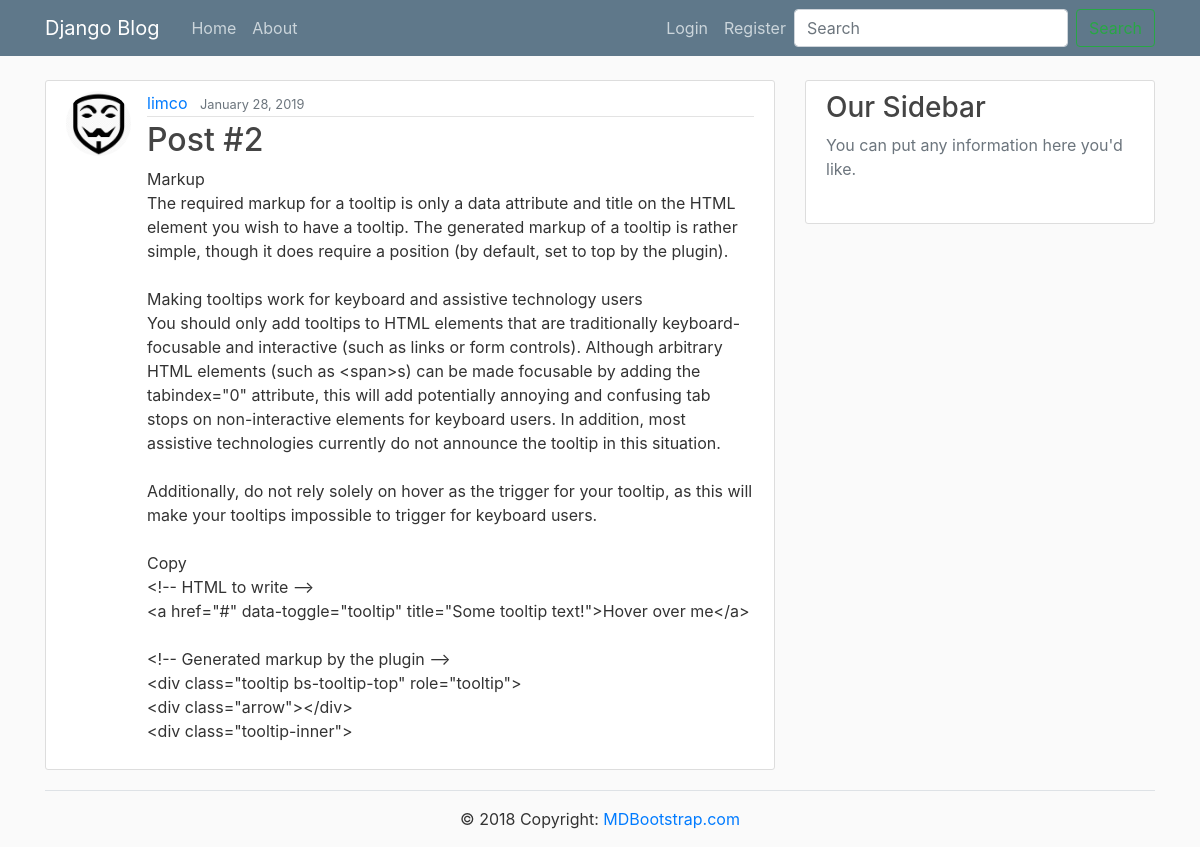
Screenshot of /post/11/ with the database file from the repository.
### blog/models.py (models this page shows, shortened)
class Post(models.Model):
    title = models.CharField(max_length=100)
    content = models.TextField()
    date_posted = models.DateTimeField(default=timezone.now)
    author = models.ForeignKey(User, on_delete=models.CASCADE)

### users/models.py (models this page shows, shortened)
class Profile(models.Model):
    user = models.OneToOneField(User, on_delete=models.CASCADE)
    image = models.ImageField(default='default.jpg', upload_to='profile_pics')

### blog/views.py (the view)
# urls.py: path('post/<int:pk>/', PostDetailView.as_view(), name='post-detail'),
class PostDetailView(DetailView):
    model = Post

### blog/templates/blog/post_detail.html (shortened to what this page needs)
{% extends "blog/base.html" %}
{% block content %}
    <article class="media content-section">
        <img class="rounded-circle article-img" src="{{ object.author.profile.image.url }}">
        <div class="media-body">
            <div class="article-metadata">
                <a class="mr-2" href="{% url 'user-posts' object.author.username %}">{{ object.author }}</a>
                <small class="text-muted">{{ object.date_posted|date:"F d, Y" }}</small>
            </div>
            <h2 class="article-title">{{ object.title }}</h2>
            <p class="article-content">{{ object.content }}</p>
        </div>
  </article>
{% endblock content %}

### blog/static/blog/main.css (style rules this page uses)
body { background: #fafafa; color: #333333; margin-top: 5rem; }
h1, h2, h3, h4, h5, h6 { color: #444444; }
.content-section { background: #ffffff; padding: 10px 20px; border: 1px solid #dddddd; border-radius: 3px; margin-bottom: 20px; }
.article-title { color: #444444; }
.article-content { white-space: pre-line; }
.article-img { height: 65px; width: 65px; margin-right: 16px; }
.article-metadata { padding-bottom: 1px; margin-bottom: 4px; border-bottom: 1px solid #e3e3e3 }

### rows the page displays
Post: author.profile.image (placeholder picture), author "limco", date_posted "January 28, 2019", title "Post #2", content "Markup The required markup for a tooltip is only a data attribute and title on the HTML element you wish to have a tooltip. The generated markup of a tooltip is rather simple, though it does require a position (by default, set to top by the plugin). Making tooltips work for keyboard and assistive technology users You should only add tooltips to HTML elements that are traditionally keyboard-focusable and interactive (such as links or form controls). Although arbitrary HTML elements (such as <span>s) can be made focusable by adding the tabindex=\"0\" attribute, this will add potentially annoying and confusing tab stops on non-interactive elements for keyboard users. In addition, most assistive…"
